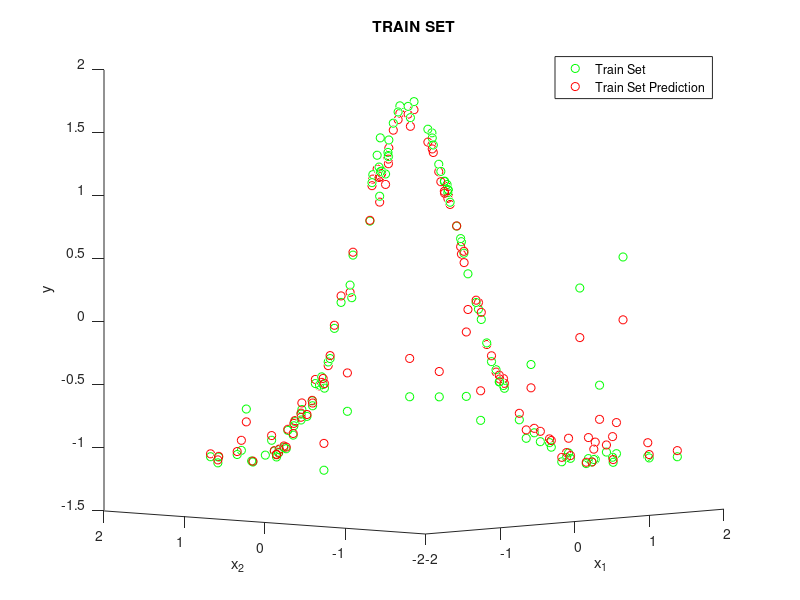
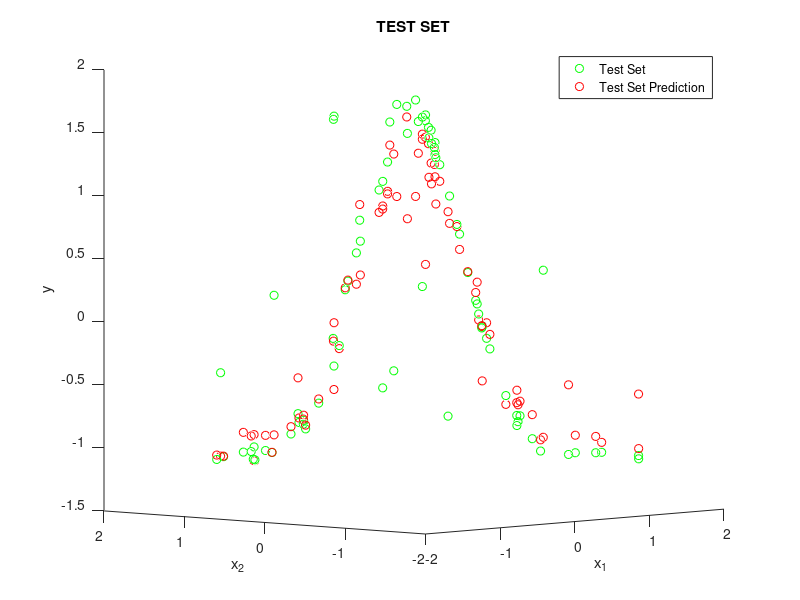

The MATLAB script that drew these images, in order:
% Process Sample Dataset
% double_perovskites_gap.csv
clear all;clc;

data=zscore(csvread('GaussianData.csv'));
x=data(:,1:end-1);
y=data(:,end);

N = length(y);

%random shuffle
shuffled_indexes = randperm(N);
x = x(shuffled_indexes,:);
y = y(shuffled_indexes,:);

%train split amount
t_split = 0.6;

%test/train split

N_train = (N*t_split);
N_test = N-N_train;

x_test = x(N_train+1:end,:);
x_train = x(1:N_train,:);

y_test = y(N_train+1:end,:);
y_train = y(1:N_train,:);


%gaussian
K_gauss=zeros(N_train,N_train);
for j=1:N_train
 for i=1:N_train
    K_gauss(i,j)=exp(-norm(x_train(j,:)-x_train(i,:)));
 end
end

y_predicted_sample=zeros(N_train,1);
y_predicted=zeros(N_test,1);

lambda=0.1;

for i=1:N_train
    if mod(i,50) == 0
        fprintf('Training on Sample: %d of %d\n',i,N_train);
    end
    y_predicted_sample(i,1)= y_train'*((K_gauss+ lambda*eye(N_train))\K_gauss(i,:)');
end

in_sample_error = norm(y_predicted_sample-y_train)^2/N_train;


%in sample
figure
hold on

scatter3(x_train(:,1),x_train(:,2),y_train,'g')
scatter3(x_train(:,1),x_train(:,2),y_predicted_sample,'r')

title('TRAIN SET')
xlabel({'x_1'})
ylabel({'x_2'})
zlabel('y')
view([-47.1 4.4])
legend('Train Set','Train Set Prediction')

hold off

k=zeros(N_test,N_train);
for j=1:N_train
 for i=1:N_test
    k(i,j)=exp(-norm(x_train(j,:)-x_test(i,:)));
 end
end


for i=1:N_test
    y_predicted(i,1)= y_train'*((K_gauss+ lambda*eye(N_train))\k(i,:)');
end

out_sample_error = norm(y_predicted-y_test)^2/N_test;

%out of sample
figure
hold on

scatter3(x_test(:,1),x_test(:,2),y_test,'g')
scatter3(x_test(:,1),x_test(:,2),y_predicted,'r')

title('TEST SET')
xlabel({'x_1'})
ylabel({'x_2'})
zlabel('y')
view([-47.1 4.4])
legend('Test Set','Test Set Prediction')

hold off
